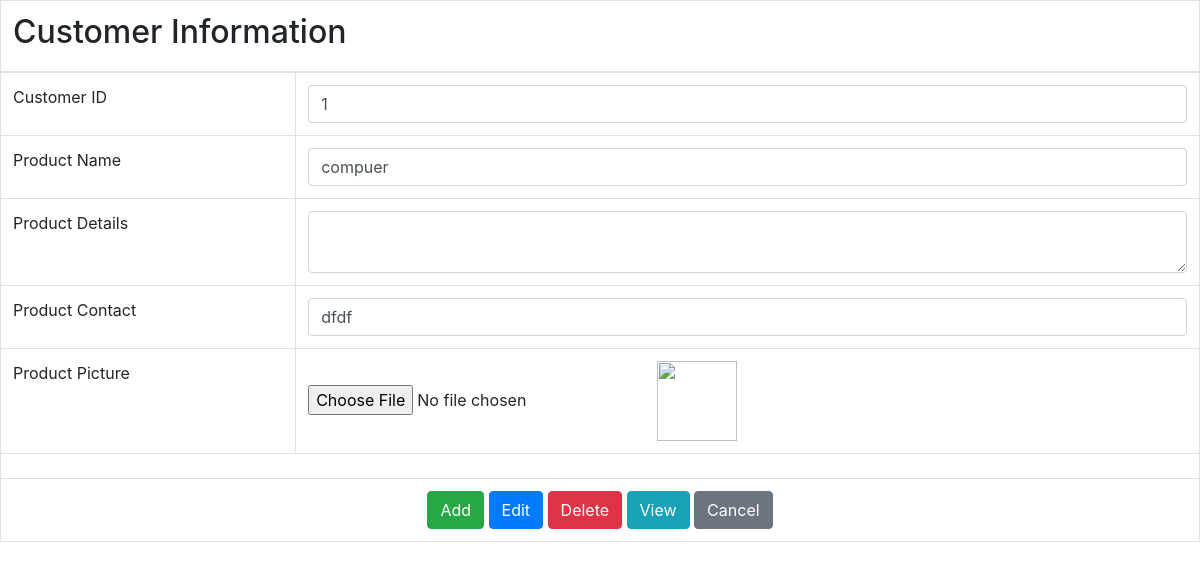
Screenshot of /ecom2/Customer_information.php?edtId=1 with the database file from the repository.
### tables this page shows
CREATE TABLE `customer_info` (
  `customerID` int(30) NOT NULL,
  `ProductName` varchar(30) DEFAULT NULL,
  `ProductDetails` varchar(200) DEFAULT NULL,
  `ProductContact` varchar(30) DEFAULT NULL,
  `ProductPicture` varchar(100) DEFAULT NULL,
  PRIMARY KEY (`customerID`)
);

### ecom2/Customer_information.php (the view, shortened to what this page needs)
<?php
include("connection/connect.php");
  $message="";
  $fetcharry[0]="";
  $fetcharry[1]="";
  $fetcharry[2]="";
  $fetcharry[3]="";
  $fetcharry[4]="";
   if(isset($_GET["edtId"]))
  {
    $select=$conn->query("SELECT * FROM `customer_info` WHERE `customerID`='".$_GET["edtId"]."'");
     $fetcharry=$select->fetch_array();
  }
?>
<!DOCTYPE html>
<html lang="en">
  <head>
    <link href="css/bootstrap.min.css" rel="stylesheet">
  </head>
  <body>
    <form name="" method="post" enctype="multipart/form-data">
    <table class="table table-bordered" style="max-width: 100%;" align="center">
  <thead>
    <tr>
      <th colspan="2"><h2>Customer Information</h2></th>
    </tr>
  </thead>
  <tbody>
     <tr>
      <td>Customer ID</td>
      <td><input type="text" name="id" value="<?php echo $fetcharry[0]?>" class="form-control"></td>
    </tr>
     <tr>
      <td>Product Name</td>
      <td><input type="text" name="name" value="<?php echo $fetcharry[1]?>" class="form-control"></td>
    </tr>
    <tr>
      <td>Product Details</td>
      <td><textarea id="myTextarea" name="Details" value="<?php echo $fetcharry[2]?>" class="form-control"></textarea></td>
    </tr>
     <tr>
      <td>Product Contact</td>
      <td><input type="text" name="Contact" value="<?php echo $fetcharry[3]?>" class="form-control"></td>
    </tr>
     <tr>
      <td>Product Picture</td>
      <td>
        <input type="file" name="IMG">
        <img src="" id="profile-img-tag" width="80" height="80" />
      </td>
    </tr>
    <tr>
      <td colspan="2" align="center"><?php echo $message ?></td>
    </tr>
    <tr>
      <td colspan="2" align="center">
        <button type="submit" name="addBtn" class="btn btn-success">Add</button>
        <button type="submit" name="edtBtn" class="btn btn-primary">Edit</button>
        <button type="submit" name="" class="btn btn-danger">Delete</button>
        <a type="submit" href="customerView.php" target="osman" class="btn btn-info">View</a>
        <button type="submit" name="Cancel" class="btn btn-secondary">Cancel</button>
      </td>
    </tr>
    </tbody>
  </table>
  </form>
  </body>
</html>

### rows the page displays
customer_info: id "1", name "compuer", Contact "dfdf"
